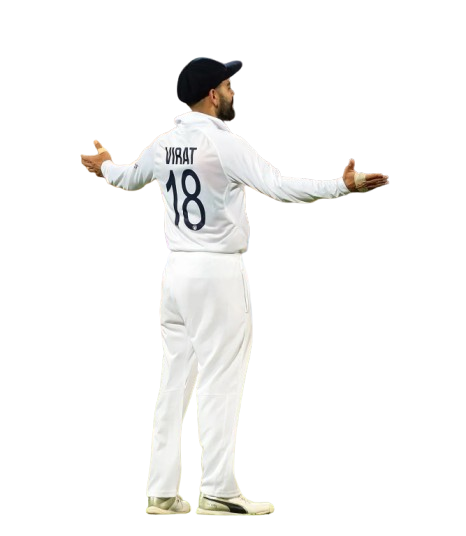
#> input picture images/person.png, 466 x 536 px
$ python main.py
#> lines starting #> are read from the running program, lines starting #| are printed output that depends on the picture; after the words box and inside, x2 and y2 are one past the last pixel; in counts of white or black regions, pixels touching at a corner belong together; pictures that were not available may be replaced by others from this repository, and a replacement may not be noted
### color_correct/color_correctness.py
import numpy as np
from PIL import Image


def color_correct(person, background, position):
    """
    Performs basic color correction by matching the mean color of the person
    to the area they will be placed on in the background.
    """
    # Get the region of the background where the person will be placed
    x, y = position
    w, h = person.size
    bg_region = background.crop((x, y, x + w, y + h))

    # Convert to numpy arrays for easier calculation
    bg_data = np.array(bg_region).astype(float)
    person_data = np.array(person).astype(float)

    # Calculate the mean color for both (ignoring transparent pixels in person)
    person_mask = person_data[:, :, 3] > 0
    bg_mean = np.mean(bg_data[:, :, :3], axis=(0, 1))
    person_mean = np.mean(person_data[person_mask, :3], axis=0)

    # Calculate the color difference and apply it
    color_correction = bg_mean - person_mean
    corrected_person_data = person_data.copy()
    corrected_person_data[person_mask, :3] += color_correction
    corrected_person_data = np.clip(corrected_person_data, 0, 255)

    return Image.fromarray(corrected_person_data.astype('uint8'), 'RGBA')

### generate_shadows/generate_shadows.py
import numpy as np
from PIL import Image, ImageFilter


def generate_shadow(person, position):
    """
    Generates a shadow for the person.
    """

    shadow = Image.new('RGBA', (person.width + 100, person.height + 100), (0, 0, 0, 0))
    person_alpha = person.split()[3]
    shadow_layer = Image.new('RGBA', person.size, (40, 40, 40, 150)) # Dark, semi-transparent shadow
    shadow.paste(shadow_layer, (50, 50), mask=person_alpha)


    shadow = shadow.transform(shadow.size, Image.AFFINE, (1, 0.5, -50, 0, 1, 0), resample=Image.BICUBIC)
    shadow = shadow.filter(ImageFilter.GaussianBlur(15))

    return shadow

### main.py
from PIL import Image
from color_correct import color_correct
from generate_shadows import generate_shadow

try:
    person_img = Image.open('images/person.png').convert('RGBA')
#> person_img is the input picture: PIL image 466x536 RGBA; mean R, G, B, A 34.7, 34.4, 33.3, 41.2
    background_img = Image.open('images/backgrouund_img.jpeg').convert('RGBA')
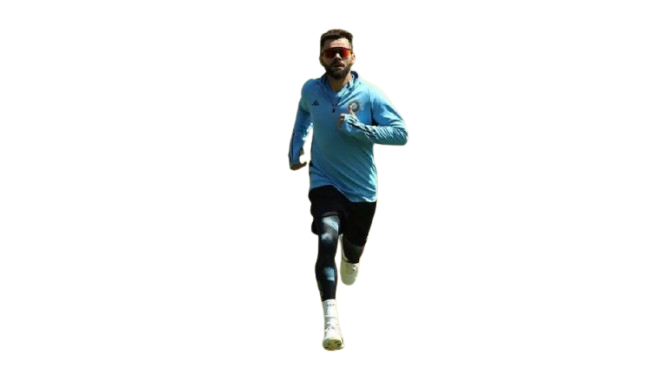
#> input picture images/person1.png, 666 x 374 px, given in place of backgrouund_img.jpeg, which was not available
#> background_img is the input picture: PIL image 666x374 RGBA; mean R, G, B, A 4.9, 6.7, 6.9, 17.4
except FileNotFoundError as e:
    print(f"Error: {e}. Make sure the image files are in the same directory.")
    exit(0)


scale = 0.4
new_size = (int(person_img.width * scale), int(person_img.height * scale))
#> new_size = (186, 214)
person_img = person_img.resize(new_size, Image.LANCZOS)
#> person_img: PIL image 186x214 RGBA


position = (70, background_img.height - person_img.height + 30)
#> position = (70, 190)


corrected_person = color_correct(person_img, background_img, position)
#> in color_correct, `bg_region = background.crop((x, y, x + w, y + h))`: bg_region: PIL image 186x214 RGBA; every value is 0
#> in color_correct, `bg_data = np.array(bg_region).astype(float)`: bg_data: shape (214, 186, 4) float64; every value is 0
#> in color_correct, `person_mask = person_data[:, :, 3] > 0`:
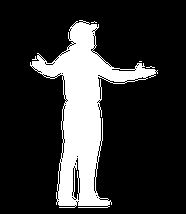
#> person_mask: shape (214, 186) bool; 19.3% white; 4 white regions (3 under 20 px), largest, box (x1, y1, x2, y2) and area: (30, 20, 158, 208) 7650
#> in color_correct, `bg_mean = np.mean(bg_data[:, :, :3], axis=(0, 1))`: bg_mean = [0, 0, 0]
#> in color_correct, `person_mean = np.mean(person_data[person_mask, :3], axis=0)`: person_mean = [204.7, 201.7, 194.4]
#> in color_correct, `color_correction = bg_mean - person_mean`: color_correction = [-204.7, -201.7, -194.4]
#> in color_correct, `corrected_person_data[person_mask, :3] += color_correction`:
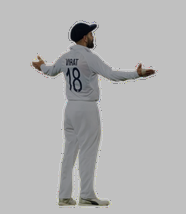
#> corrected_person_data: shape (214, 186, 4) float64; mean R, G, B, A 0, 0, 0, 41.2; transparent parts drawn white
#> in color_correct, `corrected_person_data = np.clip(corrected_person_data, 0, 255)`:
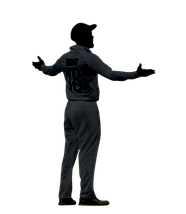
#> corrected_person_data: shape (214, 186, 4) float64; mean R, G, B, A 4.4, 4.7, 5.2, 41.2; transparent parts drawn white
# corrected_person.convert('RGB').save('output/color_corrected_debug.png', 'PNG')

shadow_img = generate_shadow(corrected_person, position)
#> in generate_shadow, `shadow = Image.new('RGBA', (person.width + 100, person.height + 100), ..`: shadow: PIL image 286x314 RGBA; every value is 0
#> in generate_shadow, `person_alpha = person.split()[3]`:
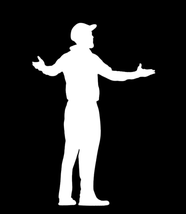
#> person_alpha: PIL image 186x214 L; min 0, max 255, mean 41.2
#> in generate_shadow, `shadow = shadow.filter(ImageFilter.GaussianBlur(15))`:
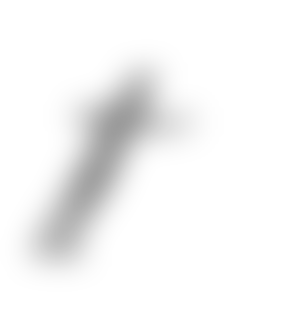
#> shadow: PIL image 286x314 RGBA; mean R, G, B, A 2.8, 2.8, 2.8, 10.7; transparent parts drawn white
# shadow_img.convert('RGB').save('output/shadow_debug.png', 'PNG')


final_img = background_img.copy()

final_img.paste(shadow_img, (position[0] - 70, position[1] - 30), shadow_img)

final_img.paste(corrected_person, position, corrected_person)


final_img.convert('RGB').save('output/final_composite_image9.jpeg', 'JPEG')
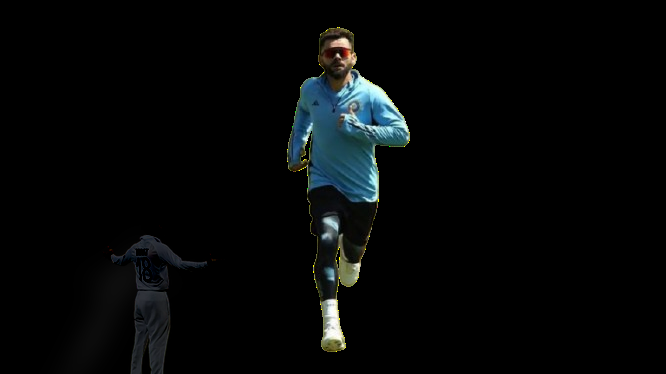
#> saved as final_composite_image9.jpeg: PIL image 666x374 RGB; mean R, G, B 5.6, 7.4, 7.7
